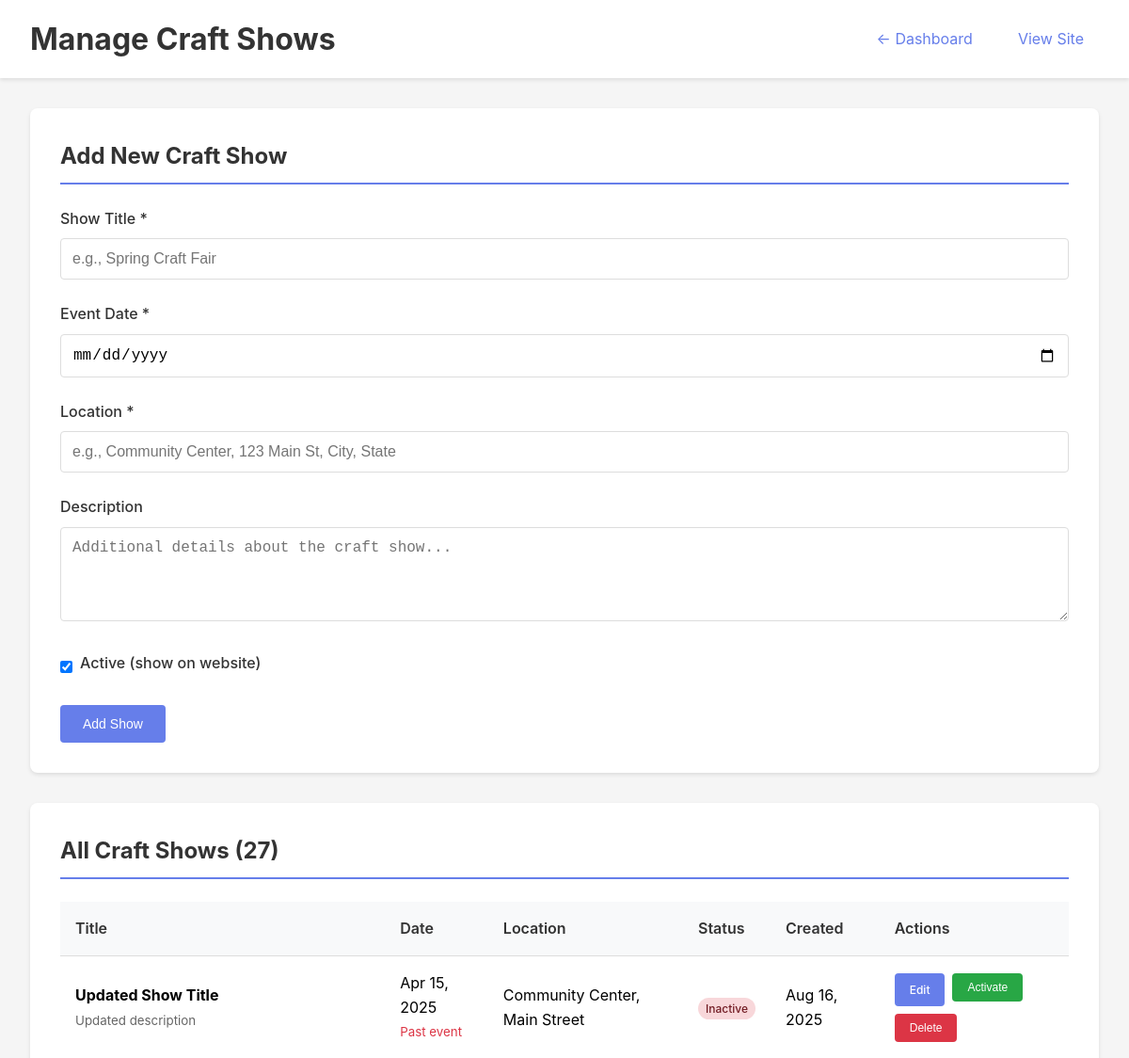
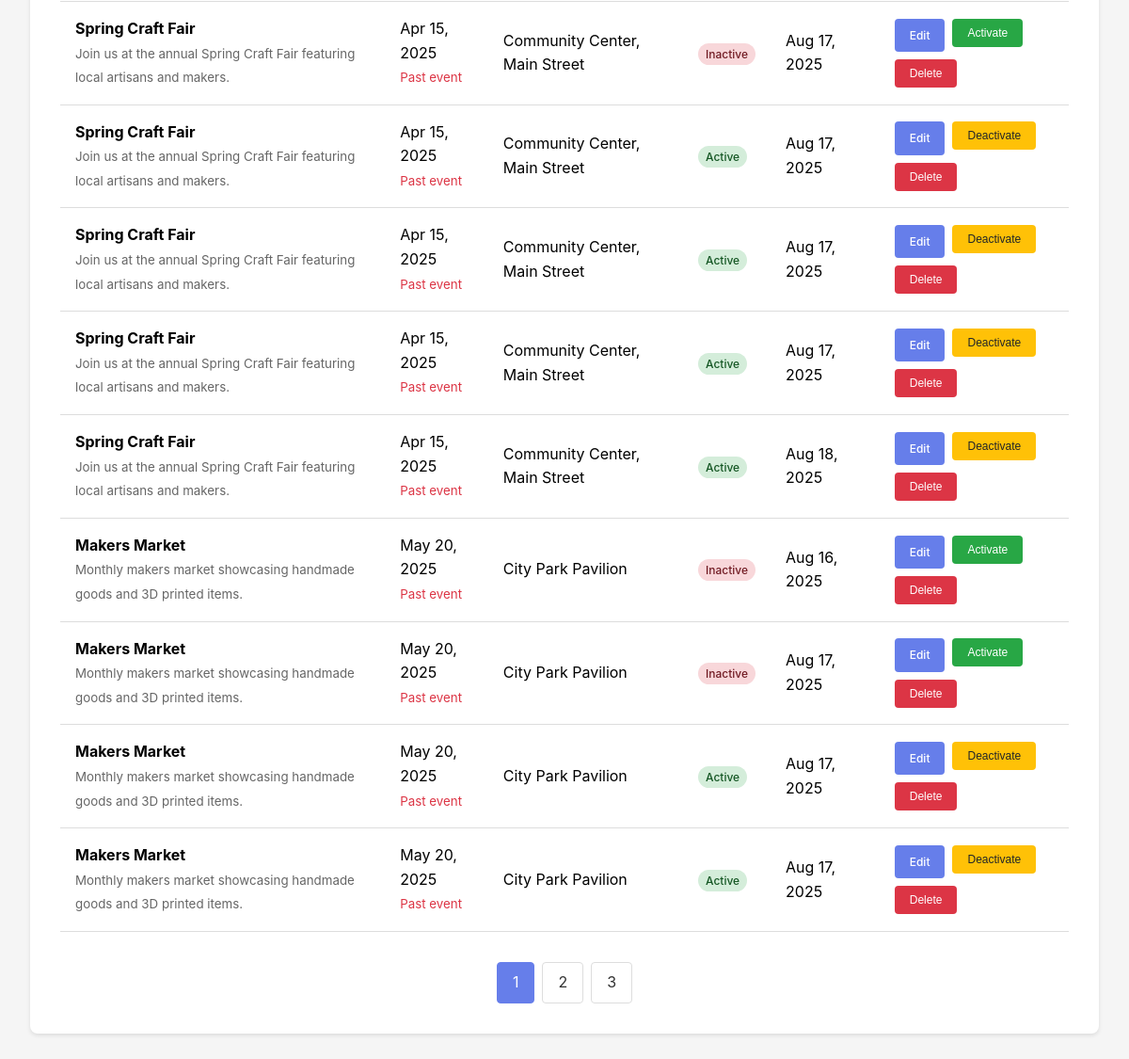
Page /admin/manage/craft-shows.php (signed in) on the committed database (2 pictures, top to bottom).
### tables this page shows
CREATE TABLE craft_shows (
            id INTEGER PRIMARY KEY AUTOINCREMENT,
            title TEXT NOT NULL,
            event_date DATE NOT NULL,
            location TEXT NOT NULL,
            description TEXT,
            is_active BOOLEAN DEFAULT 1,
            created_at DATETIME DEFAULT CURRENT_TIMESTAMP,
            updated_at DATETIME DEFAULT CURRENT_TIMESTAMP
        );

### includes/database.php (called while the page is built, shortened)
<?php
require_once __DIR__ . '/config.php';
class DatabaseManager {
    private static $instance = null;
    private $connection = null;
    public static function getInstance() {
        if (self::$instance === null) {
            self::$instance = new self();
        }
        return self::$instance;
    }
    private function connect() {
        try {
            $this->connection = new PDO('sqlite:' . DB_PATH);
            $this->connection->setAttribute(PDO::ATTR_ERRMODE, PDO::ERRMODE_EXCEPTION);
            $this->connection->exec('PRAGMA foreign_keys = ON');
            $this->connection->exec('PRAGMA journal_mode = WAL');
            $this->connection->exec('PRAGMA synchronous = NORMAL');
        } catch (PDOException $e) {
            throw new Exception("Database connection failed: " . $e->getMessage());
        }
    }
    public function query($sql, $params = []) {
        try {
            $stmt = $this->connection->prepare($sql);
            $stmt->execute($params);
            return $stmt->fetchAll(PDO::FETCH_ASSOC);
        } catch (PDOException $e) {
            $this->logError("Query failed", $sql, $params, $e);
            throw new Exception("Database query failed: " . $e->getMessage());
        }
    }
    public function execute($sql, $params = []) {
        try {
            $stmt = $this->connection->prepare($sql);
            $stmt->execute($params);
            return $stmt->rowCount();
        } catch (PDOException $e) {
            $this->logError("Execute failed", $sql, $params, $e);
            throw new Exception("Database execute failed: " . $e->getMessage());
        }
    }
    public function queryOne($sql, $params = []) {
        $result = $this->query($sql, $params);
        return !empty($result) ? $result[0] : null;
    }
}

### includes/config.php (called while the page is built, shortened)
<?php
class ConfigManager {
    private static $instance = null;
    public static function getInstance() {
        if (self::$instance === null) {
            self::$instance = new self();
        }
        return self::$instance;
    }
}
?>

### includes/cache.php (called while the page is built, shortened)
<?php
class CacheManager {
    private static $instance = null;
    private $cacheDir;
    private function __construct() {
        $this->cacheDir = __DIR__ . '/../cache/';
    }
    public static function getInstance() {
        if (self::$instance === null) {
            self::$instance = new self();
        }
        return self::$instance;
    }
    private function ensureCacheDirectory() {
        $htaccessPath = $this->cacheDir . '.htaccess';
    }
}

### includes/content.php (called while the page is built, shortened)
<?php
require_once __DIR__ . '/database.php';
require_once __DIR__ . '/config.php';
require_once __DIR__ . '/cache.php';
class ContentManager {
    public function __construct() {
        $this->db = DatabaseManager::getInstance();
    }
}
class AdminManager extends ContentManager {
    public function getAllContent($table, $page = 1, $perPage = null, $orderBy = 'id', $orderDir = 'DESC') {
        try {
            $offset = ($page - 1) * $perPage;
            $orderDir = strtoupper($orderDir) === 'ASC' ? 'ASC' : 'DESC';
            $countSql = "SELECT COUNT(*) as total FROM $table";
            $countResult = $this->db->queryOne($countSql);
            $totalItems = $countResult ? (int)$countResult['total'] : 0;
            $totalPages = ceil($totalItems / $perPage);
            $sql = "SELECT * FROM $table ORDER BY $orderBy $orderDir LIMIT ? OFFSET ?";
            $content = $this->db->query($sql, [$perPage, $offset]);
            return [
                'content' => $content,
                'current_page' => $page,
                'total_pages' => $totalPages,
                'total_items' => $totalItems,
                'per_page' => $perPage
            ];
        } catch (Exception $e) {
            error_log("AdminManager::getAllContent() failed: " . $e->getMessage());
            return [
                'content' => [],
                'current_page' => 1,
                'total_pages' => 0,
                'total_items' => 0,
                'per_page' => $perPage ?? ITEMS_PER_PAGE
            ];
        }
    }
    private function validateTableName($table) {
        $allowedTables = ['featured_prints', 'craft_shows', 'news_articles', 'settings'];
    }
}
?>

### public/admin/manage/craft-shows.php (the view, shortened to what this page needs)
<?php
require_once __DIR__ . '/../../../includes/config.php';
require_once __DIR__ . '/../../../includes/database.php';
require_once __DIR__ . '/../../../includes/content.php';
$adminManager = new AdminManager();
$page = (int)($_GET['page'] ?? 1);
$showsData = $adminManager->getAllContent('craft_shows', $page, 10, 'event_date', 'ASC');
$shows = $showsData['content'];
$editShow = null;
?>
<!DOCTYPE html>
<html lang="en">
<head>
</head>
<body>
    <div class="header">
        <h1>Manage Craft Shows</h1>
        <div class="nav-links">
            <a href="/admin/">← Dashboard</a>
            <a href="/">View Site</a>
        </div>
    </div>
    <div class="container">
        <div class="card">
            <h2><?php echo $editShow ? 'Edit Craft Show' : 'Add New Craft Show'; ?></h2>
            <form method="POST" action="">
                <div class="form-group">
                    <label for="title">Show Title *</label>
                    <input type="text" id="title" name="title" required
                           value="<?php echo $editShow ? htmlspecialchars($editShow['title']) : ''; ?>"
                           placeholder="e.g., Spring Craft Fair">
                </div>
                <div class="form-group">
                    <label for="event_date">Event Date *</label>
                    <input type="date" id="event_date" name="event_date" required
                           value="<?php echo $editShow ? htmlspecialchars($editShow['event_date']) : ''; ?>">
                </div>
                <div class="form-group">
                    <label for="location">Location *</label>
                    <input type="text" id="location" name="location" required
                           value="<?php echo $editShow ? htmlspecialchars($editShow['location']) : ''; ?>"
                           placeholder="e.g., Community Center, 123 Main St, City, State">
                </div>
                <div class="form-group">
                    <label for="description">Description</label>
                    <textarea id="description" name="description"
                              placeholder="Additional details about the craft show..."><?php echo $editShow ? htmlspecialchars($editShow['description']) : ''; ?></textarea>
                </div>
                <div class="form-group">
                    <div class="checkbox-group">
                        <input type="checkbox" id="is_active" name="is_active"
                               <?php echo (!$editShow || $editShow['is_active']) ? 'checked' : ''; ?>>
                        <label for="is_active">Active (show on website)</label>
                    </div>
                </div>
                <div class="actions">
                    <button type="submit" class="btn btn-primary">
                        <?php echo $editShow ? 'Update Show' : 'Add Show'; ?>
                    </button>
                </div>
            </form>
        </div>
        <div class="card">
            <h2>All Craft Shows (<?php echo $showsData['total_items']; ?>)</h2>
            <?php if (!empty($shows)): ?>
                <table class="table">
                    <thead>
                        <tr>
                            <th>Title</th>
                            <th>Date</th>
                            <th>Location</th>
                            <th>Status</th>
                            <th>Created</th>
                            <th>Actions</th>
                        </tr>
                    </thead>
                    <tbody>
                        <?php foreach ($shows as $show): ?>
                            <tr>
                                <td>
                                    <strong><?php echo htmlspecialchars($show['title']); ?></strong>
                                    <?php if (!empty($show['description'])): ?>
                                        <br><small style="color: #666;">
                                            <?php echo htmlspecialchars(strlen($show['description']) > 100 ?
                                                substr($show['description'], 0, 100) . '...' :
                                                $show['description']); ?>
                                        </small>
                                    <?php endif; ?>
                                </td>
                                <td>
                                    <?php
                                    $eventDate = new DateTime($show['event_date']);
                                    $today = new DateTime();
                                    echo date('M j, Y', strtotime($show['event_date']));
                                    if ($eventDate < $today) {
                                        echo '<br><small style="color: #dc3545;">Past event</small>';
                                    } elseif ($eventDate->format('Y-m-d') === $today->format('Y-m-d')) {
                                        echo '<br><small style="color: #28a745;">Today!</small>';
                                    } else {
                                        $daysUntil = $today->diff($eventDate)->days;
                                        echo '<br><small style="color: #667eea;">' . $daysUntil . ' days away</small>';
                                    }
                                    ?>
                                </td>
                                <td><?php echo htmlspecialchars($show['location']); ?></td>
                                <td>
                                    <span class="status-badge <?php echo $show['is_active'] ? 'status-active' : 'status-inactive'; ?>">
                                        <?php echo $show['is_active'] ? 'Active' : 'Inactive'; ?>
                                    </span>
                                </td>
                                <td><?php echo date('M j, Y', strtotime($show['created_at'])); ?></td>
                                <td>
                                    <div class="actions">
                                        <a href="?edit=<?php echo $show['id']; ?>" class="btn btn-sm btn-primary">Edit</a>
                                        <form method="POST" style="display: inline;">
                                            <button type="submit" class="btn btn-sm <?php echo $show['is_active'] ? 'btn-warning' : 'btn-success'; ?>">
                                                <?php echo $show['is_active'] ? 'Deactivate' : 'Activate'; ?>
                                            </button>
                                        </form>
                                        <form method="POST" style="display: inline;"
                                              onsubmit="return confirm('Are you sure you want to delete this craft show? This action cannot be undone.');">
                                            <button type="submit" class="btn btn-sm btn-danger">Delete</button>
                                        </form>
                                    </div>
                                </td>
                            </tr>
                        <?php endforeach; ?>
                    </tbody>
                </table>
                <?php if ($showsData['total_pages'] > 1): ?>
                    <div class="pagination">
                        <?php for ($i = 1; $i <= $showsData['total_pages']; $i++): ?>
                            <?php if ($i === $showsData['current_page']): ?>
                                <span class="current"><?php echo $i; ?></span>
                            <?php else: ?>
                                <a href="?page=<?php echo $i; ?>"><?php echo $i; ?></a>
                            <?php endif; ?>
                        <?php endfor; ?>
                    </div>
                <?php endif; ?>
            <?php endif; ?>
        </div>
    </div>
</body>
</html>

### public/admin/manage/craft-shows.php (style rules this page uses)
* { margin: 0; padding: 0; box-sizing: border-box; }
body { font-family: -apple-system, BlinkMacSystemFont, 'Segoe UI', Roboto, sans-serif; background-color: #f5f5f5; line-height: 1.6; }
.header { background: white; padding: 1rem 2rem; box-shadow: 0 2px 4px rgba(0,0,0,0.1); display: flex; justify-content: space-between; align-items: center; }
.header h1 { color: #333; }
.nav-links { display: flex; gap: 1rem; align-items: center; }
.nav-links a { color: #667eea; text-decoration: none; padding: 0.5rem 1rem; border-radius: 4px; transition: background-color 0.2s; }
.container { max-width: 1200px; margin: 2rem auto; padding: 0 2rem; }
.card { background: white; padding: 2rem; border-radius: 8px; box-shadow: 0 2px 4px rgba(0,0,0,0.1); margin-bottom: 2rem; }
.card h2 { color: #333; margin-bottom: 1.5rem; padding-bottom: 0.5rem; border-bottom: 2px solid #667eea; }
.form-group { margin-bottom: 1.5rem; }
.form-group label { display: block; margin-bottom: 0.5rem; font-weight: 500; color: #333; }
.form-group input, .form-group textarea, .form-group select { width: 100%; padding: 0.75rem; border: 1px solid #ddd; border-radius: 4px; font-size: 16px; }
.form-group textarea { height: 100px; resize: vertical; }
.checkbox-group { display: flex; align-items: center; gap: 0.5rem; }
.checkbox-group input[type="checkbox"] { width: auto; }
.btn { padding: 0.75rem 1.5rem; border: none; border-radius: 4px; cursor: pointer; text-decoration: none; display: inline-block; font-size: 14px; font-weight: 500; transition: all 0.2s; }
.btn-primary { background-color: #667eea; color: white; }
.btn-danger { background-color: #dc3545; color: white; }
.btn-success { background-color: #28a745; color: white; }
.btn-warning { background-color: #ffc107; color: #212529; }
.btn-sm { padding: 0.5rem 1rem; font-size: 12px; }
.table { width: 100%; border-collapse: collapse; margin-top: 1rem; }
.table th, .table td { padding: 1rem; text-align: left; border-bottom: 1px solid #ddd; }
.table th { background-color: #f8f9fa; font-weight: 600; color: #333; }
.status-badge { padding: 0.25rem 0.5rem; border-radius: 12px; font-size: 12px; font-weight: 500; }
.status-active { background-color: #d4edda; color: #155724; }
.status-inactive { background-color: #f8d7da; color: #721c24; }
.actions { display: flex; gap: 0.5rem; flex-wrap: wrap; }
.pagination { display: flex; justify-content: center; gap: 0.5rem; margin-top: 2rem; }
.pagination a, .pagination span { padding: 0.5rem 1rem; border: 1px solid #ddd; text-decoration: none; color: #333; border-radius: 4px; }
.pagination .current { background-color: #667eea; color: white; border-color: #667eea; }

### rows in the picture
craft_shows: title "Updated Show Title", description "Updated description", event_date "Apr 15, 2025", shows "Past event", location "Community Center, Main Street", is_active "Inactive", created_at "Aug 16, 2025"
craft_shows: title "Spring Craft Fair", description "Join us at the annual Spring Craft Fair featuring local artisans and makers.", event_date "Apr 15, 2025", shows "Past event", location "Community Center, Main Street", is_active "Inactive", created_at "Aug 17, 2025"
craft_shows: title "Spring Craft Fair", description "Join us at the annual Spring Craft Fair featuring local artisans and makers.", event_date "Apr 15, 2025", shows "Past event", location "Community Center, Main Street", is_active "Active", created_at "Aug 17, 2025"
craft_shows: title "Spring Craft Fair", description "Join us at the annual Spring Craft Fair featuring local artisans and makers.", event_date "Apr 15, 2025", shows "Past event", location "Community Center, Main Street", is_active "Active", created_at "Aug 17, 2025"
craft_shows: title "Spring Craft Fair", description "Join us at the annual Spring Craft Fair featuring local artisans and makers.", event_date "Apr 15, 2025", shows "Past event", location "Community Center, Main Street", is_active "Active", created_at "Aug 17, 2025"
craft_shows: title "Spring Craft Fair", description "Join us at the annual Spring Craft Fair featuring local artisans and makers.", event_date "Apr 15, 2025", shows "Past event", location "Community Center, Main Street", is_active "Active", created_at "Aug 18, 2025"
craft_shows: title "Makers Market", description "Monthly makers market showcasing handmade goods and 3D printed items.", event_date "May 20, 2025", shows "Past event", location "City Park Pavilion", is_active "Inactive", created_at "Aug 16, 2025"
craft_shows: title "Makers Market", description "Monthly makers market showcasing handmade goods and 3D printed items.", event_date "May 20, 2025", shows "Past event", location "City Park Pavilion", is_active "Inactive", created_at "Aug 17, 2025"
craft_shows: title "Makers Market", description "Monthly makers market showcasing handmade goods and 3D printed items.", event_date "May 20, 2025", shows "Past event", location "City Park Pavilion", is_active "Active", created_at "Aug 17, 2025"
craft_shows: title "Makers Market", description "Monthly makers market showcasing handmade goods and 3D printed items.", event_date "May 20, 2025", shows "Past event", location "City Park Pavilion", is_active "Active", created_at "Aug 17, 2025"

### other values in the picture
$showsData['total_items'] "27"
